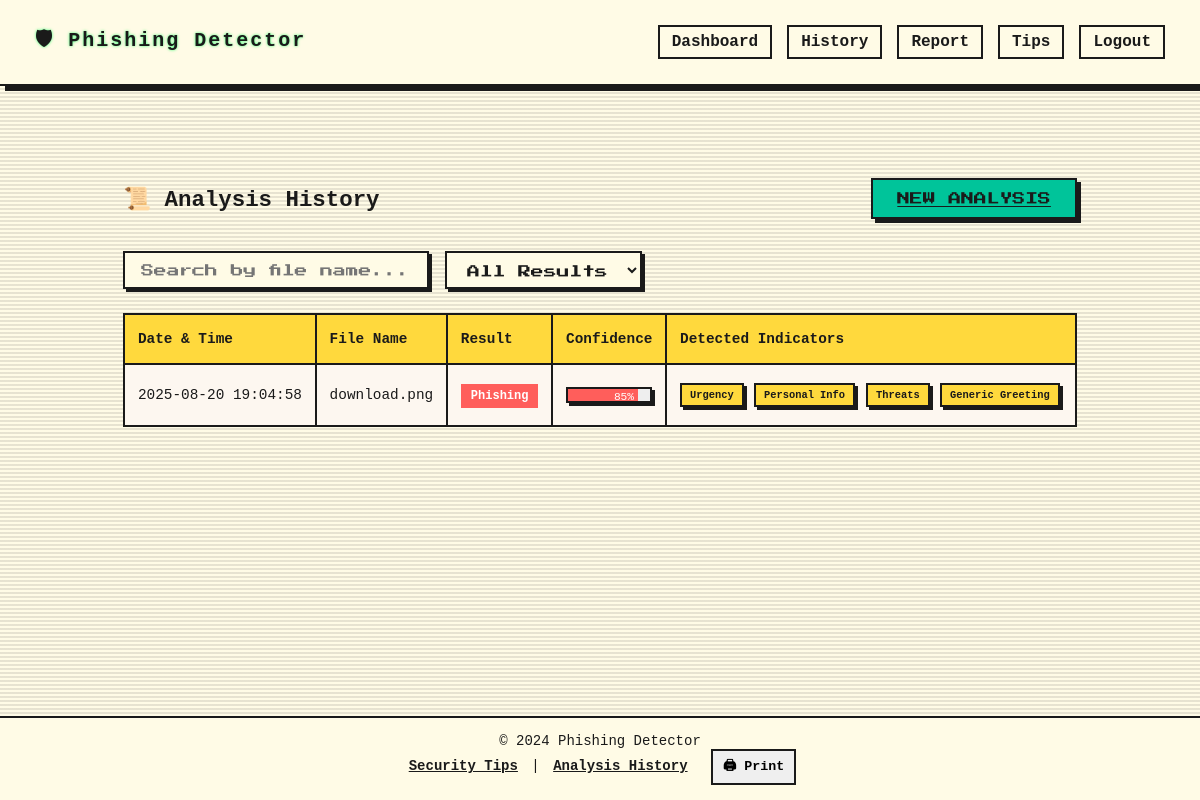
The app's page /history (signed in) with its own data.
### app.py (models this page shows)
class EmailAnalysis(db.Model):
    id = db.Column(db.Integer, primary_key=True)
    filename = db.Column(db.String(100), nullable=False)
    is_phishing = db.Column(db.Boolean, nullable=False)
    confidence_score = db.Column(db.Float, nullable=False)
    detected_indicators = db.Column(db.Text, nullable=True)
    urls_found = db.Column(db.Text, nullable=True)
    model_predictions = db.Column(db.Text, nullable=True)
    timestamp = db.Column(db.DateTime, default=datetime.utcnow)
    user_id = db.Column(db.Integer, db.ForeignKey('user.id'), nullable=False)

### app.py (the view)
@app.route('/history')
@login_required
def history():
    user_id = session['user_id']
    analyses = EmailAnalysis.query.filter_by(user_id=user_id).order_by(EmailAnalysis.timestamp.desc()).all()
    return render_template('history.html', analyses=analyses)

### app.py (called while the page is built)
def login_required(f):
    @wraps(f)
    def decorated_function(*args, **kwargs):
        if 'user_id' not in session:
            flash('Please log in to access this page.', 'danger')
            return redirect(url_for('login_page'))
        return f(*args, **kwargs)
    return decorated_function

### templates/history.html (shortened to what this page needs)
{% extends "base.html" %}
{% block content %}
<div class="dashboard-container">
  <div class="card-history-header">
    <h2 class="glitch-hover">📜 Analysis History</h2>
    <a href="{{ url_for('dashboard') }}" class="btn">NEW ANALYSIS</a>
  </div>
  <div class="search-filter">
    <input id="searchInput" type="text" placeholder="Search by file name...">
    <select id="filterSelect">
      <option value="all">All Results</option>
    </select>
  </div>
  {% if analyses %}
  <div style="overflow-x:auto;">
    <table id="historyTable">
      <thead>
        <tr>
          <th>Date & Time</th>
          <th>File Name</th>
          <th>Result</th>
          <th>Confidence</th>
          <th>Detected Indicators</th>
        </tr>
      </thead>
      <tbody>
        {% for analysis in analyses %}
        <tr data-result="{{ 'phishing' if analysis.is_phishing else 'safe' }}">
          <td>{{ analysis.timestamp.strftime('%Y-%m-%d %H:%M:%S') }}</td>
          <td class="file-name">{{ analysis.filename }}</td>
          <td>
            {% if analysis.is_phishing %}
              <span class="badge-phishing">Phishing</span>
            {% else %}
              <span class="badge-safe">Safe</span>
            {% endif %}
          </td>
          <td>
            <div class="retro-bar">
              <div class="retro-bar-fill {{ 'danger' if analysis.is_phishing else 'safe' }}"
                   style="--target-width: {{ analysis.confidence_score }}%; width: {{ analysis.confidence_score }}%;">
                   {{ "%.0f"|format(analysis.confidence_score) }}%
              </div>
            </div>
          </td>
          <td>
            {% if analysis.detected_indicators %}
              {% for indicator in analysis.detected_indicators.split(',') %}
                {% if indicator %}
                  <span class="badge-indicator" title="{{ indicator.replace('_',' ').title() }}">
                    {{ indicator.replace('_',' ').title() }}
                  </span>
                {% endif %}
              {% endfor %}
            {% else %}
              <span class="text-muted fst-italic">No indicators</span>
            {% endif %}
          </td>
        </tr>
        {% endfor %}
      </tbody>
    </table>
  </div>
  {% else %}
  <div class="empty-state retro-terminal">
    <p>> <span class="typing">No analysis done yet...</span></p>
    <p>> Upload an email to begin scanning.</p>
  </div>
  {% endif %}
</div>
{% endblock %}

### templates/base.html (style rules this page uses)
:root { --primary: #000; --secondary: #fffbe6; --accent: #FF5E5B; --shadow: 5px 5px 0px var(--primary); }
* { margin: 0; padding: 0; box-sizing: border-box; font-family: 'Courier New', monospace; }
body { background-color: var(--secondary); color: var(--primary); min-height: 100vh; display: flex; flex-direction: column; background-image: linear-gradient(rgba(18, 16, 16, 0.1) 50%, transparent 50%); background-size: 100% 4px; }

### templates/history.html (style rules this page uses)
:root { --primary: #1a1a1a; --secondary: #fffbe6; --accent: #ff5e5b; --accent2: #00c49a; --accent3: #ffd93d; --shadow: 5px 5px 0 var(--primary); }
.dashboard-container { width: 100%; padding: 2rem 0; font-family: 'Press Start 2P', monospace, 'Courier New', monospace; box-sizing: border-box; }
.card-history-header { display: flex; justify-content: space-between; align-items: center; flex-wrap: wrap; margin-bottom: 2rem; }
.card-history-header h2 { font-size: 1.4rem; color: var(--primary); }
.card-history-header a.btn { font-family: 'Press Start 2P', monospace; font-size: 0.8rem; padding: 0.75rem 1.5rem; border: 2px solid var(--primary); background: var(--accent2); color: var(--primary); box-shadow: 4px 4px 0 var(--primary); transition: all 0.2s; }
.search-filter { display: flex; gap: 1rem; margin-bottom: 1.5rem; flex-wrap: wrap; }
.search-filter input, .search-filter select { font-family: 'Press Start 2P', monospace; font-size: 0.8rem; border: 2px solid var(--primary); background: var(--secondary); color: var(--primary); padding: 0.6rem 1rem; box-shadow: 3px 3px 0 var(--primary); transition: all 0.2s; }
table { font-family: 'Press Start 2P', monospace; font-size: 0.9rem; border-collapse: collapse; width: 100%; }
table th, table td { border: 2px solid var(--primary); padding: 1rem 0.8rem; text-align: left; }
table th { background: var(--accent3); color: var(--primary); }
table tbody tr { transition: transform 0.25s ease, box-shadow 0.25s ease, background 0.25s ease; cursor: pointer; }
table tbody tr:nth-child(odd) { background: #fdf7f0; }
.retro-bar { border: 2px solid var(--primary); width: 100%; background: #eee; height: 1rem; box-shadow: 3px 3px 0 var(--primary); }
.retro-bar-fill { height: 100%; text-align: right; padding-right: 4px; font-size: 0.7rem; line-height: 1rem; color: #fff; animation: growBar 1s ease-in-out forwards; }
.retro-bar-fill.danger { background: var(--accent); }
.badge-phishing, .badge-safe, .badge-indicator { transform: scale(0); animation: pop 0.3s forwards; }
.badge-phishing { background: var(--accent); color: #fff; font-weight: bold; padding: 5px 10px; font-size: 0.75rem; }
.badge-indicator { background: var(--accent3); color: var(--primary); font-weight: bold; border: 2px solid var(--primary); box-shadow: 3px 3px 0 var(--primary); display: inline-block; padding: 4px 8px; margin: 2px 2px 2px 0; font-size: 0.65rem; }

### records on screen
EmailAnalysis: timestamp "2025-08-20 19:04:58", filename "download.png", is_phishing "Phishing", confidence_score "85", replace "Urgency" "Personal Info" "Threats" "Generic Greeting"
